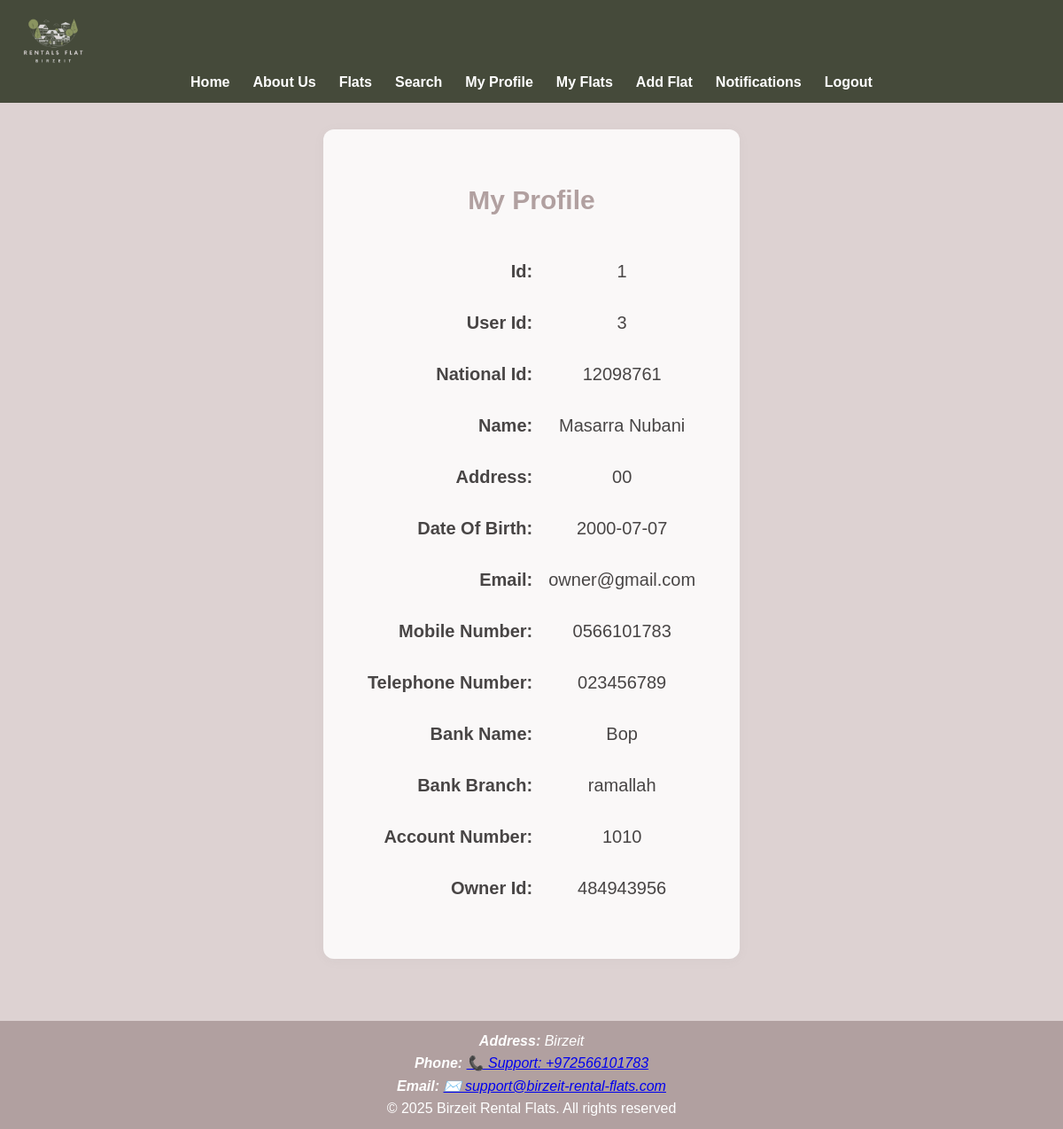
The app's page /pages/profile.php (signed in) with its own data.
### tables this page shows
CREATE TABLE `owners` (
  `id` int(11) NOT NULL,
  `user_id` int(11) NOT NULL,
  `national_id` varchar(20) NOT NULL,
  `name` varchar(100) NOT NULL,
  `address` varchar(255) NOT NULL,
  `date_of_birth` date NOT NULL,
  `email` varchar(100) NOT NULL,
  `mobile_number` varchar(20) DEFAULT NULL,
  `telephone_number` varchar(20) DEFAULT NULL,
  `bank_name` varchar(100) DEFAULT NULL,
  `bank_branch` varchar(100) DEFAULT NULL,
  `account_number` varchar(50) DEFAULT NULL,
  `owner_id` char(9) DEFAULT NULL
);

### pages/profile.php (the view, shortened to what this page needs)
<?php
$user = $_SESSION['user'];
$role = $_SESSION['role'];
$pdo = getDatabaseConnection();
if ($role === 'customer') {
    $stmt = $pdo->prepare("SELECT * FROM customers WHERE user_id = :uid");
    $stmt->execute([':uid' => $user['id']]);
    $info = $stmt->fetch();
} elseif ($role === 'owner') {
    $stmt = $pdo->prepare("SELECT * FROM owners WHERE user_id = :uid");
    $stmt->execute([':uid' => $user['id']]);
    $info = $stmt->fetch();
} else {
    $info = $user;
}
?>
<!DOCTYPE html>
<html lang="en">
<head>
    <link rel="stylesheet" href="../style.css">
</head>
<body>
<?php include __DIR__ . '/../includes/header.php'; ?>
<main class="container about-box">
    <h1>My Profile</h1>
    <table style="margin:0 auto;">
        <?php if (is_array($info) && count($info)): ?>
            <?php foreach ($info as $k => $v): ?>
                <?php if (!is_numeric($k) && $k !== 'password'): ?>
                    <tr>
                        <th style="text-align:right; padding:8px;"><?= ucwords(str_replace('_',' ',$k)) ?>:</th>
                        <td style="padding:8px;"><?= htmlspecialchars($v) ?></td>
                    </tr>
                <?php endif; ?>
            <?php endforeach; ?>
        <?php endif; ?>
    </table>
</main>
<?php include __DIR__ . '/../includes/footer.php'; ?>
</body>
</html>

### style.css (style rules this page uses)
:root { --dark-brown: #b1a0a0; --deep-olive: #454a3a; --soft-pink: #ddd2d2; --light-beige: #c4bdbd; --text-gray: #484545; --white: #fff; --primary-color: #b1a0a0; --primary-hover: #454a3a; --accent-color: #c4bdbd; --text-color: #484545; --header-bg: #454a3a; --footer-bg: #b1a0a0; --border-radius: 12px; --box-shadow: 0 2px 12px #8881; --main-bg-color: #ddd2d2; --font-main: 'Arial', sans-serif; --font-size: 16px; --transition-speed: 0.3s; }
* { box-sizing: border-box; margin: 0; padding: 0; }
body { font-family: var(--font-main); font-size: var(--font-size); background-color: var(--main-bg-color); color: var(--text-color); line-height: 1.6; }
.container { max-width: 1200px; margin: auto; padding: 0px; }
.about-box { position: relative; background-color: rgba(255,255,255,0.85); padding: 50px 40px; margin: 30px auto; border-radius: var(--border-radius); box-shadow: var(--box-shadow); font-size: 20px; line-height: 2; color: var(--text-color); text-align: center; max-width: 1000px; z-index: 2; }
.about-box h1, .about-box h2 { font-size: 30px; color: var(--primary-color); margin-bottom: 20px; }
main { flex: 3; }
html, body { height: 100%; min-height: 100%; }
body { min-height: 100vh; display: flex; flex-direction: column; }
main.container { flex: 1 0 auto; }

### records on screen
owners: id "1", user "3", national "12098761", name "Masarra Nubani", address "00", date_of_birth "2000-07-07", email "owner@gmail.com", mobile_number "0566101783", telephone_number "023456789", bank_name "Bop", bank_branch "ramallah", account_number "1010", owner "484943956"

### other values on screen
str_replace('_',' ',$k) "Id"
str_replace('_',' ',$k) "User Id"
str_replace('_',' ',$k) "National Id"
str_replace('_',' ',$k) "Name"
str_replace('_',' ',$k) "Address"
str_replace('_',' ',$k) "Date Of Birth"
str_replace('_',' ',$k) "Email"
str_replace('_',' ',$k) "Mobile Number"
str_replace('_',' ',$k) "Telephone Number"
str_replace('_',' ',$k) "Bank Name"
str_replace('_',' ',$k) "Bank Branch"
str_replace('_',' ',$k) "Account Number"
str_replace('_',' ',$k) "Owner Id"
